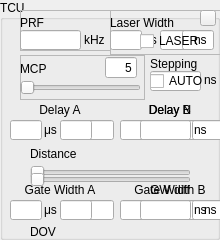
    <widget class="QGroupBox" name="TCU_STATIC">
     <property name="geometry">
      <rect>
       <x>10</x>
       <y>10</y>
       <width>220</width>
       <height>240</height>
      </rect>
     </property>
     <property name="mouseTracking">
      <bool>false</bool>
     </property>
     <property name="title">
      <string>TCU</string>
     </property>
     <widget class="QLineEdit" name="STEPPING_EDIT">
      <property name="geometry">
       <rect>
        <x>150</x>
        <y>71</y>
        <width>51</width>
        <height>20</height>
       </rect>
      </property>
      <property name="mouseTracking">
       <bool>false</bool>
      </property>
      <property name="focusPolicy">
       <enum>Qt::ClickFocus</enum>
      </property>
      <property name="alignment">
       <set>Qt::AlignRight|Qt::AlignTrailing|Qt::AlignVCenter</set>
      </property>
     </widget>
     <widget class="QLabel" name="STEPPING">
      <property name="geometry">
       <rect>
        <x>150</x>
        <y>57</y>
        <width>65</width>
        <height>14</height>
       </rect>
      </property>
      <property name="mouseTracking">
       <bool>false</bool>
      </property>
      <property name="text">
       <string>Stepping</string>
      </property>
      <property name="alignment">
       <set>Qt::AlignLeading|Qt::AlignLeft|Qt::AlignVCenter</set>
      </property>
     </widget>
     <widget class="QLabel" name="STEPPING_UNIT">
      <property name="geometry">
       <rect>
        <x>204</x>
        <y>73</y>
        <width>21</width>
        <height>14</height>
       </rect>
      </property>
      <property name="mouseTracking">
       <bool>false</bool>
      </property>
      <property name="text">
       <string>ns</string>
      </property>
     </widget>
     <widget class="QLabel" name="ESTIMATED">
      <property name="geometry">
       <rect>
        <x>30</x>
        <y>147</y>
        <width>70</width>
        <height>14</height>
       </rect>
      </property>
      <property name="mouseTracking">
       <bool>false</bool>
      </property>
      <property name="text">
       <string>Distance</string>
      </property>
      <property name="alignment">
       <set>Qt::AlignLeading|Qt::AlignLeft|Qt::AlignVCenter</set>
      </property>
     </widget>
     <widget class="QLabel" name="EST_DIST">
      <property name="geometry">
       <rect>
        <x>110</x>
        <y>147</y>
        <width>80</width>
        <height>13</height>
       </rect>
      </property>
      <property name="mouseTracking">
       <bool>false</bool>
      </property>
      <property name="text">
       <string/>
      </property>
      <property name="alignment">
       <set>Qt::AlignRight|Qt::AlignTrailing|Qt::AlignVCenter</set>
      </property>
     </widget>
     <widget class="QSlider" name="DELAY_SLIDER">
      <property name="geometry">
       <rect>
        <x>30</x>
        <y>163</y>
        <width>161</width>
        <height>20</height>
       </rect>
      </property>
      <property name="mouseTracking">
       <bool>false</bool>
      </property>
      <property name="orientation">
       <enum>Qt::Horizontal</enum>
      </property>
     </widget>
     <widget class="QLabel" name="ESTIMATED_2">
      <property name="geometry">
       <rect>
        <x>30</x>
        <y>225</y>
        <width>70</width>
        <height>14</height>
       </rect>
      </property>
      <property name="mouseTracking">
       <bool>false</bool>
      </property>
      <property name="text">
       <string>DOV</string>
      </property>
      <property name="alignment">
       <set>Qt::AlignLeading|Qt::AlignLeft|Qt::AlignVCenter</set>
      </property>
     </widget>
     <widget class="QLabel" name="GATE_WIDTH">
      <property name="geometry">
       <rect>
        <x>110</x>
        <y>225</y>
        <width>80</width>
        <height>13</height>
       </rect>
      </property>
      <property name="mouseTracking">
       <bool>false</bool>
      </property>
      <property name="text">
       <string/>
      </property>
      <property name="alignment">
       <set>Qt::AlignRight|Qt::AlignTrailing|Qt::AlignVCenter</set>
      </property>
     </widget>
     <widget class="QFrame" name="DELAY_GRP">
      <property name="geometry">
       <rect>
        <x>0</x>
        <y>100</y>
        <width>226</width>
        <height>45</height>
       </rect>
      </property>
      <property name="frameShape">
       <enum>QFrame::NoFrame</enum>
      </property>
      <property name="frameShadow">
       <enum>QFrame::Plain</enum>
      </property>
      <widget class="QLabel" name="DELAY_A">
       <property name="geometry">
        <rect>
         <x>10</x>
         <y>3</y>
         <width>100</width>
         <height>14</height>
        </rect>
       </property>
       <property name="mouseTracking">
        <bool>false</bool>
       </property>
       <property name="text">
        <string>Delay A</string>
       </property>
       <property name="alignment">
        <set>Qt::AlignCenter</set>
       </property>
      </widget>
      <widget class="QLineEdit" name="DELAY_A_EDIT_U">
       <property name="geometry">
        <rect>
         <x>10</x>
         <y>20</y>
         <width>32</width>
         <height>20</height>
        </rect>
       </property>
       <property name="mouseTracking">
        <bool>false</bool>
       </property>
       <property name="focusPolicy">
        <enum>Qt::ClickFocus</enum>
       </property>
       <property name="alignment">
        <set>Qt::AlignRight|Qt::AlignTrailing|Qt::AlignVCenter</set>
       </property>
      </widget>
      <widget class="QLineEdit" name="DELAY_A_EDIT_N">
       <property name="geometry">
        <rect>
         <x>60</x>
         <y>20</y>
         <width>32</width>
         <height>20</height>
        </rect>
       </property>
       <property name="mouseTracking">
        <bool>false</bool>
       </property>
       <property name="focusPolicy">
        <enum>Qt::ClickFocus</enum>
       </property>
       <property name="alignment">
        <set>Qt::AlignRight|Qt::AlignTrailing|Qt::AlignVCenter</set>
       </property>
      </widget>
      <widget class="QLabel" name="DELAY_A_UNIT_U">
       <property name="geometry">
        <rect>
         <x>44</x>
         <y>23</y>
         <width>29</width>
         <height>14</height>
        </rect>
       </property>
       <property name="mouseTracking">
        <bool>false</bool>
       </property>
       <property name="text">
        <string>μs</string>
       </property>
      </widget>
      <widget class="QLabel" name="DELAY_A_UNIT_N">
       <property name="geometry">
        <rect>
         <x>94</x>
         <y>23</y>
         <width>29</width>
         <height>14</height>
        </rect>
       </property>
       <property name="mouseTracking">
        <bool>false</bool>
       </property>
       <property name="text">
        <string>ns</string>
       </property>
      </widget>
      <widget class="QLineEdit" name="DELAY_A_EDIT_P">
       <property name="geometry">
        <rect>
         <x>82</x>
         <y>20</y>
         <width>32</width>
         <height>20</height>
        </rect>
       </property>
       <property name="mouseTracking">
        <bool>false</bool>
       </property>
       <property name="focusPolicy">
        <enum>Qt::ClickFocus</enum>
       </property>
       <property name="alignment">
        <set>Qt::AlignRight|Qt::AlignTrailing|Qt::AlignVCenter</set>
       </property>
      </widget>
      <widget class="QFrame" name="DELAY_B_GRP">
       <property name="geometry">
        <rect>
         <x>120</x>
         <y>0</y>
         <width>110</width>
         <height>40</height>
        </rect>
       </property>
       <property name="frameShape">
        <enum>QFrame::NoFrame</enum>
       </property>
       <property name="frameShadow">
        <enum>QFrame::Plain</enum>
       </property>
       <widget class="QLineEdit" name="DELAY_B_EDIT_U">
        <property name="geometry">
         <rect>
          <x>0</x>
          <y>20</y>
          <width>32</width>
          <height>20</height>
         </rect>
        </property>
        <property name="mouseTracking">
         <bool>false</bool>
        </property>
        <property name="focusPolicy">
         <enum>Qt::ClickFocus</enum>
        </property>
        <property name="alignment">
         <set>Qt::AlignRight|Qt::AlignTrailing|Qt::AlignVCenter</set>
        </property>
       </widget>
       <widget class="QLabel" name="DELAY_B">
        <property name="geometry">
         <rect>
          <x>0</x>
          <y>3</y>
          <width>100</width>
          <height>14</height>
         </rect>
        </property>
        <property name="mouseTracking">
         <bool>false</bool>
        </property>
        <property name="text">
         <string>Delay B</string>
        </property>
        <property name="alignment">
         <set>Qt::AlignCenter</set>
        </property>
       </widget>
       <widget class="QLabel" name="DELAY_B_UNIT_U">
        <property name="geometry">
         <rect>
          <x>34</x>
          <y>23</y>
          <width>21</width>
          <height>14</height>
         </rect>
        </property>
        <property name="mouseTracking">
         <bool>false</bool>
        </property>
        <property name="text">
         <string>μs</string>
        </property>
       </widget>
       <widget class="QLineEdit" name="DELAY_B_EDIT_N">
        <property name="geometry">
         <rect>
          <x>50</x>
          <y>20</y>
          <width>32</width>
          <height>20</height>
         </rect>
        </property>
        <property name="mouseTracking">
         <bool>false</bool>
        </property>
        <property name="focusPolicy">
         <enum>Qt::ClickFocus</enum>
        </property>
        <property name="alignment">
         <set>Qt::AlignRight|Qt::AlignTrailing|Qt::AlignVCenter</set>
        </property>
       </widget>
       <widget class="QLineEdit" name="DELAY_B_EDIT_P">
        <property name="geometry">
         <rect>
          <x>72</x>
          <y>20</y>
          <width>32</width>
          <height>20</height>
         </rect>
        </property>
        <property name="mouseTracking">
         <bool>false</bool>
        </property>
        <property name="focusPolicy">
         <enum>Qt::ClickFocus</enum>
        </property>
        <property name="alignment">
         <set>Qt::AlignRight|Qt::AlignTrailing|Qt::AlignVCenter</set>
        </property>
       </widget>
       <widget class="QLabel" name="DELAY_B_UNIT_N">
        <property name="geometry">
         <rect>
          <x>84</x>
          <y>23</y>
          <width>21</width>
          <height>14</height>
         </rect>
        </property>
        <property name="mouseTracking">
         <bool>false</bool>
        </property>
        <property name="text">
         <string>ns</string>
        </property>
       </widget>
       <zorder>DELAY_B_UNIT_N</zorder>
       <zorder>DELAY_B_EDIT_U</zorder>
       <zorder>DELAY_B</zorder>
       <zorder>DELAY_B_UNIT_U</zorder>
       <zorder>DELAY_B_EDIT_N</zorder>
       <zorder>DELAY_B_EDIT_P</zorder>
      </widget>
      <widget class="QFrame" name="DELAY_DIFF_GRP">
       <property name="geometry">
        <rect>
         <x>140</x>
         <y>0</y>
         <width>80</width>
         <height>40</height>
        </rect>
       </property>
       <property name="frameShape">
        <enum>QFrame::NoFrame</enum>
       </property>
       <property name="frameShadow">
        <enum>QFrame::Plain</enum>
       </property>
       <widget class="QLabel" name="DELAY_N">
        <property name="geometry">
         <rect>
          <x>0</x>
          <y>3</y>
          <width>60</width>
          <height>14</height>
         </rect>
        </property>
        <property name="mouseTracking">
         <bool>false</bool>
        </property>
        <property name="text">
         <string>Delay N</string>
        </property>
        <property name="alignment">
         <set>Qt::AlignCenter</set>
        </property>
       </widget>
       <widget class="QLineEdit" name="DELAY_N_EDIT_N">
        <property name="geometry">
         <rect>
          <x>0</x>
          <y>20</y>
          <width>51</width>
          <height>20</height>
         </rect>
        </property>
        <property name="mouseTracking">
         <bool>false</bool>
        </property>
        <property name="focusPolicy">
         <enum>Qt::ClickFocus</enum>
        </property>
        <property name="alignment">
         <set>Qt::AlignRight|Qt::AlignTrailing|Qt::AlignVCenter</set>
        </property>
       </widget>
       <widget class="QLabel" name="DELAY_N_UNIT_N">
        <property name="geometry">
         <rect>
          <x>54</x>
          <y>23</y>
          <width>21</width>
          <height>14</height>
         </rect>
        </property>
        <property name="mouseTracking">
         <bool>false</bool>
        </property>
        <property name="text">
         <string>ns</string>
        </property>
       </widget>
      </widget>
      <zorder>DELAY_B_GRP</zorder>
      <zorder>DELAY_A_UNIT_N</zorder>
      <zorder>DELAY_A_UNIT_U</zorder>
      <zorder>DELAY_A_EDIT_P</zorder>
      <zorder>DELAY_A</zorder>
      <zorder>DELAY_A_EDIT_U</zorder>
      <zorder>DELAY_A_EDIT_N</zorder>
      <zorder>DELAY_DIFF_GRP</zorder>
     </widget>
     <widget class="QFrame" name="GATE_WIDTH_GRP">
      <property name="geometry">
       <rect>
        <x>0</x>
        <y>180</y>
        <width>226</width>
        <height>45</height>
       </rect>
      </property>
      <property name="frameShape">
       <enum>QFrame::NoFrame</enum>
      </property>
      <property name="frameShadow">
       <enum>QFrame::Plain</enum>
      </property>
      <widget class="QFrame" name="GATE_WIDTH_B_GRP">
       <property name="geometry">
        <rect>
         <x>120</x>
         <y>0</y>
         <width>110</width>
         <height>40</height>
        </rect>
       </property>
       <property name="frameShape">
        <enum>QFrame::NoFrame</enum>
       </property>
       <property name="frameShadow">
        <enum>QFrame::Plain</enum>
       </property>
       <widget class="QLineEdit" name="GATE_WIDTH_B_EDIT_U">
        <property name="geometry">
         <rect>
          <x>0</x>
          <y>20</y>
          <width>32</width>
          <height>20</height>
         </rect>
        </property>
        <property name="mouseTracking">
         <bool>false</bool>
        </property>
        <property name="focusPolicy">
         <enum>Qt::ClickFocus</enum>
        </property>
        <property name="alignment">
         <set>Qt::AlignRight|Qt::AlignTrailing|Qt::AlignVCenter</set>
        </property>
       </widget>
       <widget class="QLabel" name="GATE_WIDTH_B">
        <property name="geometry">
         <rect>
          <x>0</x>
          <y>3</y>
          <width>100</width>
          <height>14</height>
         </rect>
        </property>
        <property name="mouseTracking">
         <bool>false</bool>
        </property>
        <property name="text">
         <string>Gate Width B</string>
        </property>
        <property name="alignment">
         <set>Qt::AlignCenter</set>
        </property>
       </widget>
       <widget class="QLabel" name="GATE_WIDTH_B_UNIT_U">
        <property name="geometry">
         <rect>
          <x>34</x>
          <y>23</y>
          <width>21</width>
          <height>14</height>
         </rect>
        </property>
        <property name="mouseTracking">
         <bool>false</bool>
        </property>
        <property name="text">
         <string>μs</string>
        </property>
       </widget>
       <widget class="QLineEdit" name="GATE_WIDTH_B_EDIT_N">
        <property name="geometry">
         <rect>
          <x>50</x>
          <y>20</y>
          <width>32</width>
          <height>20</height>
         </rect>
        </property>
        <property name="mouseTracking">
         <bool>false</bool>
        </property>
        <property name="focusPolicy">
         <enum>Qt::ClickFocus</enum>
        </property>
        <property name="alignment">
         <set>Qt::AlignRight|Qt::AlignTrailing|Qt::AlignVCenter</set>
        </property>
       </widget>
       <widget class="QLineEdit" name="GATE_WIDTH_B_EDIT_P">
        <property name="geometry">
         <rect>
          <x>72</x>
          <y>20</y>
          <width>32</width>
          <height>20</height>
         </rect>
        </property>
        <property name="mouseTracking">
         <bool>false</bool>
        </property>
        <property name="focusPolicy">
         <enum>Qt::ClickFocus</enum>
        </property>
        <property name="alignment">
         <set>Qt::AlignRight|Qt::AlignTrailing|Qt::AlignVCenter</set>
        </property>
       </widget>
       <widget class="QLabel" name="GATE_WIDTH_B_UNIT_N">
        <property name="geometry">
         <rect>
          <x>84</x>
          <y>23</y>
          <width>21</width>
          <height>14</height>
         </rect>
        </property>
        <property name="mouseTracking">
         <bool>false</bool>
        </property>
        <property name="text">
         <string>ns</string>
        </property>
       </widget>
      </widget>
      <widget class="QLineEdit" name="GATE_WIDTH_A_EDIT_U">
       <property name="geometry">
        <rect>
         <x>10</x>
         <y>20</y>
         <width>32</width>
         <height>20</height>
        </rect>
       </property>
       <property name="mouseTracking">
        <bool>false</bool>
       </property>
       <property name="focusPolicy">
        <enum>Qt::ClickFocus</enum>
       </property>
       <property name="alignment">
        <set>Qt::AlignRight|Qt::AlignTrailing|Qt::AlignVCenter</set>
       </property>
      </widget>
      <widget class="QLabel" name="GATE_WIDTH_A">
       <property name="geometry">
        <rect>
         <x>10</x>
         <y>3</y>
         <width>100</width>
         <height>14</height>
        </rect>
       </property>
       <property name="mouseTracking">
        <bool>false</bool>
       </property>
       <property name="text">
        <string>Gate Width A</string>
       </property>
       <property name="alignment">
        <set>Qt::AlignCenter</set>
       </property>
      </widget>
      <widget class="QLabel" name="GATE_WIDTH_A_UNIT_N">
       <property name="geometry">
        <rect>
         <x>94</x>
         <y>23</y>
         <width>21</width>
         <height>14</height>
        </rect>
       </property>
       <property name="mouseTracking">
        <bool>false</bool>
       </property>
       <property name="text">
        <string>ns</string>
       </property>
      </widget>
      <widget class="QLineEdit" name="GATE_WIDTH_A_EDIT_P">
       <property name="geometry">
        <rect>
         <x>82</x>
         <y>20</y>
         <width>32</width>
         <height>20</height>
        </rect>
       </property>
       <property name="mouseTracking">
        <bool>false</bool>
       </property>
       <property name="focusPolicy">
        <enum>Qt::ClickFocus</enum>
       </property>
       <property name="alignment">
        <set>Qt::AlignRight|Qt::AlignTrailing|Qt::AlignVCenter</set>
       </property>
      </widget>
      <widget class="QLabel" name="GATE_WIDTH_A_UNIT_U">
       <property name="geometry">
        <rect>
         <x>44</x>
         <y>23</y>
         <width>21</width>
         <height>14</height>
        </rect>
       </property>
       <property name="mouseTracking">
        <bool>false</bool>
       </property>
       <property name="text">
        <string>μs</string>
       </property>
      </widget>
      <widget class="QLineEdit" name="GATE_WIDTH_A_EDIT_N">
       <property name="geometry">
        <rect>
         <x>60</x>
         <y>20</y>
         <width>32</width>
         <height>20</height>
        </rect>
       </property>
       <property name="mouseTracking">
        <bool>false</bool>
       </property>
       <property name="focusPolicy">
        <enum>Qt::ClickFocus</enum>
       </property>
       <property name="alignment">
        <set>Qt::AlignRight|Qt::AlignTrailing|Qt::AlignVCenter</set>
       </property>
      </widget>
      <widget class="QFrame" name="GATE_WIDTH_DIFF_GRP">
       <property name="geometry">
        <rect>
         <x>140</x>
         <y>0</y>
         <width>80</width>
         <height>40</height>
        </rect>
       </property>
       <property name="frameShape">
        <enum>QFrame::NoFrame</enum>
       </property>
       <property name="frameShadow">
        <enum>QFrame::Plain</enum>
       </property>
       <widget class="QLabel" name="GATE_WIDTH_N">
        <property name="geometry">
         <rect>
          <x>0</x>
          <y>3</y>
          <width>60</width>
          <height>14</height>
         </rect>
        </property>
        <property name="mouseTracking">
         <bool>false</bool>
        </property>
        <property name="text">
         <string>GW diff</string>
        </property>
        <property name="alignment">
         <set>Qt::AlignCenter</set>
        </property>
       </widget>
       <widget class="QLineEdit" name="GATE_WIDTH_N_EDIT_N">
        <property name="geometry">
         <rect>
          <x>0</x>
          <y>20</y>
          <width>51</width>
          <height>20</height>
         </rect>
        </property>
        <property name="mouseTracking">
         <bool>false</bool>
        </property>
        <property name="focusPolicy">
         <enum>Qt::ClickFocus</enum>
        </property>
        <property name="alignment">
         <set>Qt::AlignRight|Qt::AlignTrailing|Qt::AlignVCenter</set>
        </property>
       </widget>
       <widget class="QLabel" name="GATE_WIDTH_N_UNIT_N">
        <property name="geometry">
         <rect>
          <x>54</x>
          <y>23</y>
          <width>21</width>
          <height>14</height>
         </rect>
        </property>
        <property name="mouseTracking">
         <bool>false</bool>
        </property>
        <property name="text">
         <string>ns</string>
        </property>
       </widget>
      </widget>
     </widget>
     <widget class="QPushButton" name="SWITCH_TCU_UI_BTN">
      <property name="geometry">
       <rect>
        <x>200</x>
        <y>10</y>
        <width>16</width>
        <height>16</height>
       </rect>
      </property>
      <property name="text">
       <string/>
      </property>
      <property name="iconSize">
       <size>
        <width>12</width>
        <height>12</height>
       </size>
      </property>
     </widget>
     <widget class="QSlider" name="GW_SLIDER">
      <property name="geometry">
       <rect>
        <x>30</x>
        <y>170</y>
        <width>161</width>
        <height>20</height>
       </rect>
      </property>
      <property name="mouseTracking">
       <bool>false</bool>
      </property>
      <property name="orientation">
       <enum>Qt::Horizontal</enum>
      </property>
     </widget>
     <widget class="QCheckBox" name="SIMPLE_LASER_CHK">
      <property name="geometry">
       <rect>
        <x>140</x>
        <y>30</y>
        <width>77</width>
        <height>22</height>
       </rect>
      </property>
      <property name="text">
       <string>LASER</string>
      </property>
     </widget>
     <widget class="QFrame" name="LASER_WIDTH_GRP">
      <property name="geometry">
       <rect>
        <x>110</x>
        <y>10</y>
        <width>120</width>
        <height>45</height>
       </rect>
      </property>
      <property name="frameShape">
       <enum>QFrame::StyledPanel</enum>
      </property>
      <property name="frameShadow">
       <enum>QFrame::Raised</enum>
      </property>
      <widget class="QLineEdit" name="LASER_WIDTH_EDIT_U">
       <property name="geometry">
        <rect>
         <x>0</x>
         <y>20</y>
         <width>32</width>
         <height>20</height>
        </rect>
       </property>
       <property name="mouseTracking">
        <bool>false</bool>
       </property>
       <property name="focusPolicy">
        <enum>Qt::ClickFocus</enum>
       </property>
       <property name="alignment">
        <set>Qt::AlignRight|Qt::AlignTrailing|Qt::AlignVCenter</set>
       </property>
      </widget>
      <widget class="QLineEdit" name="LASER_WIDTH_EDIT_N">
       <property name="geometry">
        <rect>
         <x>50</x>
         <y>20</y>
         <width>32</width>
         <height>20</height>
        </rect>
       </property>
       <property name="mouseTracking">
        <bool>false</bool>
       </property>
       <property name="focusPolicy">
        <enum>Qt::ClickFocus</enum>
       </property>
       <property name="alignment">
        <set>Qt::AlignRight|Qt::AlignTrailing|Qt::AlignVCenter</set>
       </property>
      </widget>
      <widget class="QLineEdit" name="LASER_WIDTH_EDIT_P">
       <property name="geometry">
        <rect>
         <x>72</x>
         <y>20</y>
         <width>32</width>
         <height>20</height>
        </rect>
       </property>
       <property name="mouseTracking">
        <bool>false</bool>
       </property>
       <property name="focusPolicy">
        <enum>Qt::ClickFocus</enum>
       </property>
       <property name="alignment">
        <set>Qt::AlignRight|Qt::AlignTrailing|Qt::AlignVCenter</set>
       </property>
      </widget>
      <widget class="QLabel" name="LASER_WIDTH_UNIT_N">
       <property name="geometry">
        <rect>
         <x>84</x>
         <y>23</y>
         <width>21</width>
         <height>14</height>
        </rect>
       </property>
       <property name="mouseTracking">
        <bool>false</bool>
       </property>
       <property name="text">
        <string>ns</string>
       </property>
      </widget>
      <widget class="QLabel" name="LASER_WIDTH">
       <property name="geometry">
        <rect>
         <x>0</x>
         <y>6</y>
         <width>105</width>
         <height>14</height>
        </rect>
       </property>
       <property name="mouseTracking">
        <bool>false</bool>
       </property>
       <property name="text">
        <string>Laser Width</string>
       </property>
       <property name="alignment">
        <set>Qt::AlignLeading|Qt::AlignLeft|Qt::AlignVCenter</set>
       </property>
      </widget>
      <widget class="QLabel" name="LASER_WIDTH_UNIT_U">
       <property name="geometry">
        <rect>
         <x>34</x>
         <y>23</y>
         <width>21</width>
         <height>14</height>
        </rect>
       </property>
       <property name="mouseTracking">
        <bool>false</bool>
       </property>
       <property name="text">
        <string>μs</string>
       </property>
      </widget>
     </widget>
     <widget class="QCheckBox" name="AUTO_MCP_CHK">
      <property name="geometry">
       <rect>
        <x>150</x>
        <y>70</y>
        <width>61</width>
        <height>22</height>
       </rect>
      </property>
      <property name="text">
       <string>AUTO</string>
      </property>
     </widget>
     <widget class="QFrame" name="MCP_GRP">
      <property name="geometry">
       <rect>
        <x>20</x>
        <y>55</y>
        <width>125</width>
        <height>45</height>
       </rect>
      </property>
      <property name="frameShape">
       <enum>QFrame::StyledPanel</enum>
      </property>
      <property name="frameShadow">
       <enum>QFrame::Raised</enum>
      </property>
      <widget class="QSlider" name="MCP_SLIDER">
       <property name="geometry">
        <rect>
         <x>0</x>
         <y>25</y>
         <width>121</width>
         <height>16</height>
        </rect>
       </property>
       <property name="mouseTracking">
        <bool>false</bool>
       </property>
       <property name="orientation">
        <enum>Qt::Horizontal</enum>
       </property>
      </widget>
      <widget class="QLineEdit" name="MCP_EDIT">
       <property name="geometry">
        <rect>
         <x>85</x>
         <y>2</y>
         <width>32</width>
         <height>21</height>
        </rect>
       </property>
       <property name="focusPolicy">
        <enum>Qt::ClickFocus</enum>
       </property>
       <property name="text">
        <string>5</string>
       </property>
       <property name="alignment">
        <set>Qt::AlignRight|Qt::AlignTrailing|Qt::AlignVCenter</set>
       </property>
      </widget>
      <widget class="QLabel" name="MCP">
       <property name="geometry">
        <rect>
         <x>0</x>
         <y>7</y>
         <width>30</width>
         <height>14</height>
        </rect>
       </property>
       <property name="mouseTracking">
        <bool>false</bool>
       </property>
       <property name="text">
        <string>MCP</string>
       </property>
      </widget>
     </widget>
     <widget class="QFrame" name="PRF_GRP">
      <property name="geometry">
       <rect>
        <x>20</x>
        <y>10</y>
        <width>91</width>
        <height>41</height>
       </rect>
      </property>
      <property name="frameShape">
       <enum>QFrame::StyledPanel</enum>
      </property>
      <property name="frameShadow">
       <enum>QFrame::Raised</enum>
      </property>
      <widget class="QLineEdit" name="FREQ_EDIT">
       <property name="geometry">
        <rect>
         <x>0</x>
         <y>20</y>
         <width>61</width>
         <height>20</height>
        </rect>
       </property>
       <property name="mouseTracking">
        <bool>false</bool>
       </property>
       <property name="focusPolicy">
        <enum>Qt::ClickFocus</enum>
       </property>
       <property name="alignment">
        <set>Qt::AlignRight|Qt::AlignTrailing|Qt::AlignVCenter</set>
       </property>
      </widget>
      <widget class="QLabel" name="FREQ_UNIT">
       <property name="geometry">
        <rect>
         <x>64</x>
         <y>23</y>
         <width>21</width>
         <height>14</height>
        </rect>
       </property>
       <property name="mouseTracking">
        <bool>false</bool>
       </property>
       <property name="text">
        <string>kHz</string>
       </property>
      </widget>
      <widget class="QLabel" name="FREQ">
       <property name="geometry">
        <rect>
         <x>0</x>
         <y>6</y>
         <width>45</width>
         <height>14</height>
        </rect>
       </property>
       <property name="mouseTracking">
        <bool>false</bool>
       </property>
       <property name="text">
        <string>PRF</string>
       </property>
       <property name="alignment">
        <set>Qt::AlignLeading|Qt::AlignLeft|Qt::AlignVCenter</set>
       </property>
      </widget>
     </widget>
     <zorder>PRF_GRP</zorder>
     <zorder>MCP_GRP</zorder>
     <zorder>LASER_WIDTH_GRP</zorder>
     <zorder>GATE_WIDTH_GRP</zorder>
     <zorder>DELAY_GRP</zorder>
     <zorder>STEPPING_EDIT</zorder>
     <zorder>STEPPING</zorder>
     <zorder>STEPPING_UNIT</zorder>
     <zorder>ESTIMATED</zorder>
     <zorder>EST_DIST</zorder>
     <zorder>DELAY_SLIDER</zorder>
     <zorder>ESTIMATED_2</zorder>
     <zorder>GATE_WIDTH</zorder>
     <zorder>SWITCH_TCU_UI_BTN</zorder>
     <zorder>GW_SLIDER</zorder>
     <zorder>SIMPLE_LASER_CHK</zorder>
     <zorder>AUTO_MCP_CHK</zorder>
    </widget>
